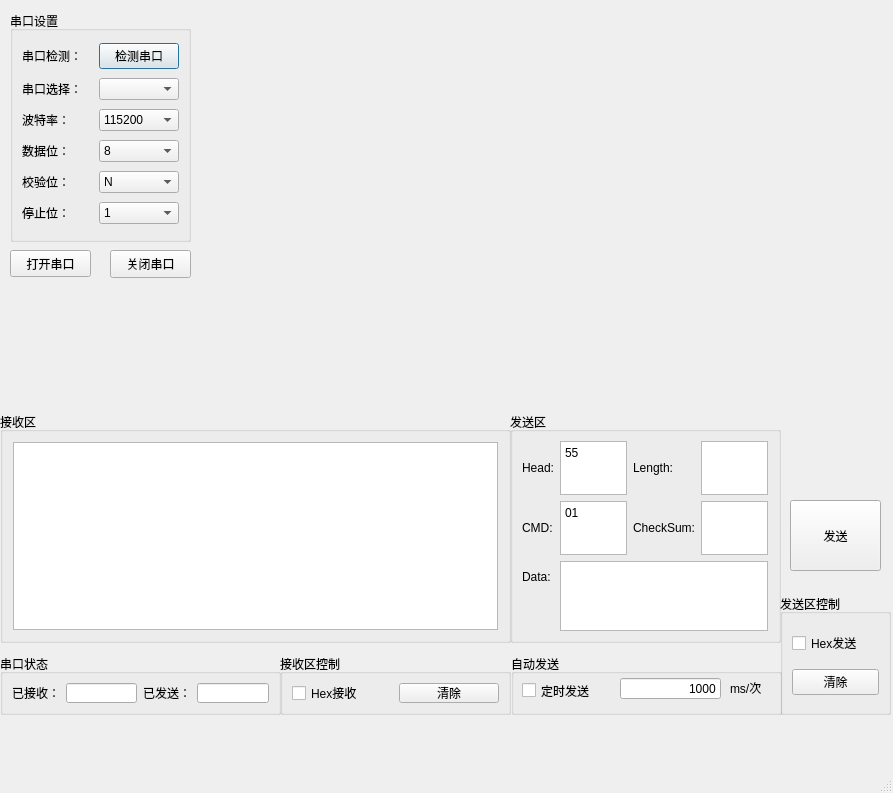
<?xml version="1.0" encoding="UTF-8"?>
<ui version="4.0">
 <class>MainWindow</class>
 <widget class="QMainWindow" name="MainWindow">
  <property name="geometry">
   <rect>
    <x>0</x>
    <y>0</y>
    <width>893</width>
    <height>793</height>
   </rect>
  </property>
  <property name="windowTitle">
   <string>MainWindow</string>
  </property>
  <widget class="QWidget" name="Form">
   <widget class="QGroupBox" name="groupBox">
    <property name="geometry">
     <rect>
      <x>511</x>
      <y>654</y>
      <width>271</width>
      <height>61</height>
     </rect>
    </property>
    <property name="title">
     <string>自动发送</string>
    </property>
    <widget class="QCheckBox" name="timer_send_cb">
     <property name="geometry">
      <rect>
       <x>11</x>
       <y>27</y>
       <width>87</width>
       <height>19</height>
      </rect>
     </property>
     <property name="text">
      <string>定时发送</string>
     </property>
    </widget>
    <widget class="QLabel" name="dw">
     <property name="geometry">
      <rect>
       <x>219</x>
       <y>26</y>
       <width>51</width>
       <height>16</height>
      </rect>
     </property>
     <property name="text">
      <string>ms/次</string>
     </property>
    </widget>
    <widget class="QLineEdit" name="lineEdit_3">
     <property name="geometry">
      <rect>
       <x>109</x>
       <y>24</y>
       <width>101</width>
       <height>21</height>
      </rect>
     </property>
     <property name="text">
      <string>1000</string>
     </property>
     <property name="alignment">
      <set>Qt::AlignRight|Qt::AlignTrailing|Qt::AlignVCenter</set>
     </property>
    </widget>
   </widget>
   <widget class="QGroupBox" name="formGroupBox_1">
    <property name="geometry">
     <rect>
      <x>0</x>
      <y>654</y>
      <width>281</width>
      <height>61</height>
     </rect>
    </property>
    <property name="title">
     <string>串口状态</string>
    </property>
    <layout class="QGridLayout" name="gridLayout_3">
     <item row="0" column="3">
      <widget class="QLineEdit" name="lineEdit_2"/>
     </item>
     <item row="0" column="0">
      <widget class="QLabel" name="label">
       <property name="text">
        <string>已接收：</string>
       </property>
      </widget>
     </item>
     <item row="0" column="1">
      <widget class="QLineEdit" name="lineEdit"/>
     </item>
     <item row="0" column="2">
      <widget class="QLabel" name="label_2">
       <property name="text">
        <string>已发送：</string>
       </property>
      </widget>
     </item>
    </layout>
   </widget>
   <widget class="QGroupBox" name="groupBox_2">
    <property name="geometry">
     <rect>
      <x>280</x>
      <y>654</y>
      <width>231</width>
      <height>61</height>
     </rect>
    </property>
    <property name="title">
     <string>接收区控制</string>
    </property>
    <layout class="QGridLayout" name="gridLayout_2">
     <item row="0" column="0">
      <widget class="QCheckBox" name="hex_receive">
       <property name="text">
        <string>Hex接收</string>
       </property>
      </widget>
     </item>
     <item row="0" column="1">
      <widget class="QPushButton" name="s2__clear_button">
       <property name="text">
        <string>清除</string>
       </property>
      </widget>
     </item>
    </layout>
   </widget>
   <widget class="QGroupBox" name="verticalGroupBox_2">
    <property name="geometry">
     <rect>
      <x>510</x>
      <y>412</y>
      <width>271</width>
      <height>231</height>
     </rect>
    </property>
    <property name="title">
     <string>发送区</string>
    </property>
    <layout class="QGridLayout" name="gridLayout">
     <item row="1" column="0">
      <widget class="QLabel" name="label_4">
       <property name="text">
        <string>CMD:</string>
       </property>
      </widget>
     </item>
     <item row="0" column="1">
      <widget class="QTextEdit" name="s3__send_Head">
       <property name="html">
        <string>&lt;!DOCTYPE HTML PUBLIC &quot;-//W3C//DTD HTML 4.0//EN&quot; &quot;http://www.w3.org/TR/REC-html40/strict.dtd&quot;&gt;
&lt;html&gt;&lt;head&gt;&lt;meta name=&quot;qrichtext&quot; content=&quot;1&quot; /&gt;&lt;style type=&quot;text/css&quot;&gt;
p, li { white-space: pre-wrap; }
&lt;/style&gt;&lt;/head&gt;&lt;body style=&quot; font-family:'SimSun'; font-size:9pt; font-weight:400; font-style:normal;&quot;&gt;
&lt;p style=&quot; margin-top:0px; margin-bottom:0px; margin-left:0px; margin-right:0px; -qt-block-indent:0; text-indent:0px;&quot;&gt;55&lt;/p&gt;&lt;/body&gt;&lt;/html&gt;</string>
       </property>
      </widget>
     </item>
     <item row="1" column="1">
      <widget class="QTextEdit" name="s3__send_CMD">
       <property name="html">
        <string>&lt;!DOCTYPE HTML PUBLIC &quot;-//W3C//DTD HTML 4.0//EN&quot; &quot;http://www.w3.org/TR/REC-html40/strict.dtd&quot;&gt;
&lt;html&gt;&lt;head&gt;&lt;meta name=&quot;qrichtext&quot; content=&quot;1&quot; /&gt;&lt;style type=&quot;text/css&quot;&gt;
p, li { white-space: pre-wrap; }
&lt;/style&gt;&lt;/head&gt;&lt;body style=&quot; font-family:'SimSun'; font-size:9pt; font-weight:400; font-style:normal;&quot;&gt;
&lt;p style=&quot; margin-top:0px; margin-bottom:0px; margin-left:0px; margin-right:0px; -qt-block-indent:0; text-indent:0px;&quot;&gt;01&lt;/p&gt;&lt;/body&gt;&lt;/html&gt;</string>
       </property>
      </widget>
     </item>
     <item row="0" column="3">
      <widget class="QTextEdit" name="s3__send_Length">
       <property name="html">
        <string>&lt;!DOCTYPE HTML PUBLIC &quot;-//W3C//DTD HTML 4.0//EN&quot; &quot;http://www.w3.org/TR/REC-html40/strict.dtd&quot;&gt;
&lt;html&gt;&lt;head&gt;&lt;meta name=&quot;qrichtext&quot; content=&quot;1&quot; /&gt;&lt;style type=&quot;text/css&quot;&gt;
p, li { white-space: pre-wrap; }
&lt;/style&gt;&lt;/head&gt;&lt;body style=&quot; font-family:'SimSun'; font-size:9pt; font-weight:400; font-style:normal;&quot;&gt;
&lt;p style=&quot;-qt-paragraph-type:empty; margin-top:0px; margin-bottom:0px; margin-left:0px; margin-right:0px; -qt-block-indent:0; text-indent:0px;&quot;&gt;&lt;br /&gt;&lt;/p&gt;&lt;/body&gt;&lt;/html&gt;</string>
       </property>
      </widget>
     </item>
     <item row="0" column="0">
      <widget class="QLabel" name="label_3">
       <property name="text">
        <string>Head:</string>
       </property>
      </widget>
     </item>
     <item row="0" column="2">
      <widget class="QLabel" name="label_5">
       <property name="text">
        <string>Length:</string>
       </property>
      </widget>
     </item>
     <item row="1" column="3">
      <widget class="QTextEdit" name="s3__send_CheckSum">
       <property name="html">
        <string>&lt;!DOCTYPE HTML PUBLIC &quot;-//W3C//DTD HTML 4.0//EN&quot; &quot;http://www.w3.org/TR/REC-html40/strict.dtd&quot;&gt;
&lt;html&gt;&lt;head&gt;&lt;meta name=&quot;qrichtext&quot; content=&quot;1&quot; /&gt;&lt;style type=&quot;text/css&quot;&gt;
p, li { white-space: pre-wrap; }
&lt;/style&gt;&lt;/head&gt;&lt;body style=&quot; font-family:'SimSun'; font-size:9pt; font-weight:400; font-style:normal;&quot;&gt;
&lt;p style=&quot;-qt-paragraph-type:empty; margin-top:0px; margin-bottom:0px; margin-left:0px; margin-right:0px; -qt-block-indent:0; text-indent:0px;&quot;&gt;&lt;br /&gt;&lt;/p&gt;&lt;/body&gt;&lt;/html&gt;</string>
       </property>
      </widget>
     </item>
     <item row="1" column="2">
      <widget class="QLabel" name="label_7">
       <property name="text">
        <string>CheckSum:</string>
       </property>
      </widget>
     </item>
     <item row="2" column="0">
      <widget class="QLabel" name="label_6">
       <property name="text">
        <string>Data:</string>
       </property>
      </widget>
     </item>
     <item row="2" column="1" rowspan="2" colspan="3">
      <widget class="QTextEdit" name="s3__send_Data">
       <property name="html">
        <string>&lt;!DOCTYPE HTML PUBLIC &quot;-//W3C//DTD HTML 4.0//EN&quot; &quot;http://www.w3.org/TR/REC-html40/strict.dtd&quot;&gt;
&lt;html&gt;&lt;head&gt;&lt;meta name=&quot;qrichtext&quot; content=&quot;1&quot; /&gt;&lt;style type=&quot;text/css&quot;&gt;
p, li { white-space: pre-wrap; }
&lt;/style&gt;&lt;/head&gt;&lt;body style=&quot; font-family:'SimSun'; font-size:9pt; font-weight:400; font-style:normal;&quot;&gt;
&lt;p style=&quot;-qt-paragraph-type:empty; margin-top:0px; margin-bottom:0px; margin-left:0px; margin-right:0px; -qt-block-indent:0; text-indent:0px;&quot;&gt;&lt;br /&gt;&lt;/p&gt;&lt;/body&gt;&lt;/html&gt;</string>
       </property>
      </widget>
     </item>
    </layout>
   </widget>
   <widget class="QPushButton" name="close_button">
    <property name="geometry">
     <rect>
      <x>110</x>
      <y>250</y>
      <width>81</width>
      <height>28</height>
     </rect>
    </property>
    <property name="text">
     <string>关闭串口</string>
    </property>
   </widget>
   <widget class="QPushButton" name="open_button">
    <property name="geometry">
     <rect>
      <x>10</x>
      <y>250</y>
      <width>81</width>
      <height>27</height>
     </rect>
    </property>
    <property name="text">
     <string>打开串口</string>
    </property>
   </widget>
   <widget class="QGroupBox" name="formGroupBox">
    <property name="geometry">
     <rect>
      <x>10</x>
      <y>11</y>
      <width>181</width>
      <height>231</height>
     </rect>
    </property>
    <property name="title">
     <string>串口设置</string>
    </property>
    <layout class="QGridLayout" name="gridLayout_5">
     <item row="2" column="0">
      <widget class="QLabel" name="s1__lb_3">
       <property name="text">
        <string>波特率：</string>
       </property>
      </widget>
     </item>
     <item row="2" column="1">
      <widget class="QComboBox" name="s1__box_3">
       <item>
        <property name="text">
         <string>115200</string>
        </property>
       </item>
       <item>
        <property name="text">
         <string>2400</string>
        </property>
       </item>
       <item>
        <property name="text">
         <string>4800</string>
        </property>
       </item>
       <item>
        <property name="text">
         <string>9600</string>
        </property>
       </item>
       <item>
        <property name="text">
         <string>14400</string>
        </property>
       </item>
       <item>
        <property name="text">
         <string>19200</string>
        </property>
       </item>
       <item>
        <property name="text">
         <string>38400</string>
        </property>
       </item>
       <item>
        <property name="text">
         <string>57600</string>
        </property>
       </item>
       <item>
        <property name="text">
         <string>76800</string>
        </property>
       </item>
       <item>
        <property name="text">
         <string>12800</string>
        </property>
       </item>
       <item>
        <property name="text">
         <string>230400</string>
        </property>
       </item>
       <item>
        <property name="text">
         <string>460800</string>
        </property>
       </item>
      </widget>
     </item>
     <item row="1" column="1">
      <widget class="QComboBox" name="s1__box_2"/>
     </item>
     <item row="5" column="0">
      <widget class="QLabel" name="s1__lb_6">
       <property name="text">
        <string>停止位：</string>
       </property>
      </widget>
     </item>
     <item row="0" column="1">
      <widget class="QPushButton" name="s1__box_1">
       <property name="text">
        <string>检测串口</string>
       </property>
       <property name="autoRepeatInterval">
        <number>100</number>
       </property>
       <property name="default">
        <bool>true</bool>
       </property>
      </widget>
     </item>
     <item row="5" column="1">
      <widget class="QComboBox" name="s1__box_6">
       <item>
        <property name="text">
         <string>1</string>
        </property>
       </item>
      </widget>
     </item>
     <item row="4" column="1">
      <widget class="QComboBox" name="s1__box_5">
       <item>
        <property name="text">
         <string>N</string>
        </property>
       </item>
      </widget>
     </item>
     <item row="1" column="0">
      <widget class="QLabel" name="s1__lb_2">
       <property name="text">
        <string>串口选择：</string>
       </property>
      </widget>
     </item>
     <item row="4" column="0">
      <widget class="QLabel" name="s1__lb_5">
       <property name="text">
        <string>校验位：</string>
       </property>
      </widget>
     </item>
     <item row="0" column="0">
      <widget class="QLabel" name="s1__lb_1">
       <property name="text">
        <string>串口检测：</string>
       </property>
      </widget>
     </item>
     <item row="3" column="1">
      <widget class="QComboBox" name="s1__box_4">
       <item>
        <property name="text">
         <string>8</string>
        </property>
       </item>
       <item>
        <property name="text">
         <string>7</string>
        </property>
       </item>
       <item>
        <property name="text">
         <string>6</string>
        </property>
       </item>
       <item>
        <property name="text">
         <string>5</string>
        </property>
       </item>
      </widget>
     </item>
     <item row="3" column="0">
      <widget class="QLabel" name="s1__lb_4">
       <property name="text">
        <string>数据位：</string>
       </property>
      </widget>
     </item>
    </layout>
   </widget>
   <widget class="QGroupBox" name="groupBox_3">
    <property name="geometry">
     <rect>
      <x>780</x>
      <y>594</y>
      <width>111</width>
      <height>121</height>
     </rect>
    </property>
    <property name="title">
     <string>发送区控制</string>
    </property>
    <layout class="QGridLayout" name="gridLayout_4">
     <item row="1" column="1">
      <widget class="QPushButton" name="s3__clear_button">
       <property name="text">
        <string>清除</string>
       </property>
      </widget>
     </item>
     <item row="0" column="1">
      <widget class="QCheckBox" name="hex_send">
       <property name="text">
        <string>Hex发送</string>
       </property>
      </widget>
     </item>
    </layout>
   </widget>
   <widget class="QGroupBox" name="verticalGroupBox">
    <property name="geometry">
     <rect>
      <x>0</x>
      <y>412</y>
      <width>511</width>
      <height>231</height>
     </rect>
    </property>
    <property name="title">
     <string>接收区</string>
    </property>
    <layout class="QVBoxLayout" name="verticalLayout">
     <property name="leftMargin">
      <number>10</number>
     </property>
     <property name="topMargin">
      <number>10</number>
     </property>
     <property name="rightMargin">
      <number>10</number>
     </property>
     <property name="bottomMargin">
      <number>10</number>
     </property>
     <item>
      <widget class="QTextBrowser" name="s2__receive_text"/>
     </item>
    </layout>
   </widget>
   <widget class="QPushButton" name="s3__send_button">
    <property name="geometry">
     <rect>
      <x>790</x>
      <y>500</y>
      <width>91</width>
      <height>71</height>
     </rect>
    </property>
    <property name="text">
     <string>发送</string>
    </property>
   </widget>
   <widget class="QLabel" name="state_label">
    <property name="geometry">
     <rect>
      <x>460</x>
      <y>0</y>
      <width>431</width>
      <height>31</height>
     </rect>
    </property>
    <property name="text">
     <string/>
    </property>
    <property name="textFormat">
     <enum>Qt::AutoText</enum>
    </property>
    <property name="scaledContents">
     <bool>true</bool>
    </property>
    <property name="alignment">
     <set>Qt::AlignRight|Qt::AlignTrailing|Qt::AlignVCenter</set>
    </property>
   </widget>
  </widget>
  <widget class="QMenuBar" name="menubar">
   <property name="geometry">
    <rect>
     <x>0</x>
     <y>0</y>
     <width>893</width>
     <height>26</height>
    </rect>
   </property>
  </widget>
  <widget class="QStatusBar" name="statusbar"/>
 </widget>
 <resources/>
 <connections/>
</ui>
